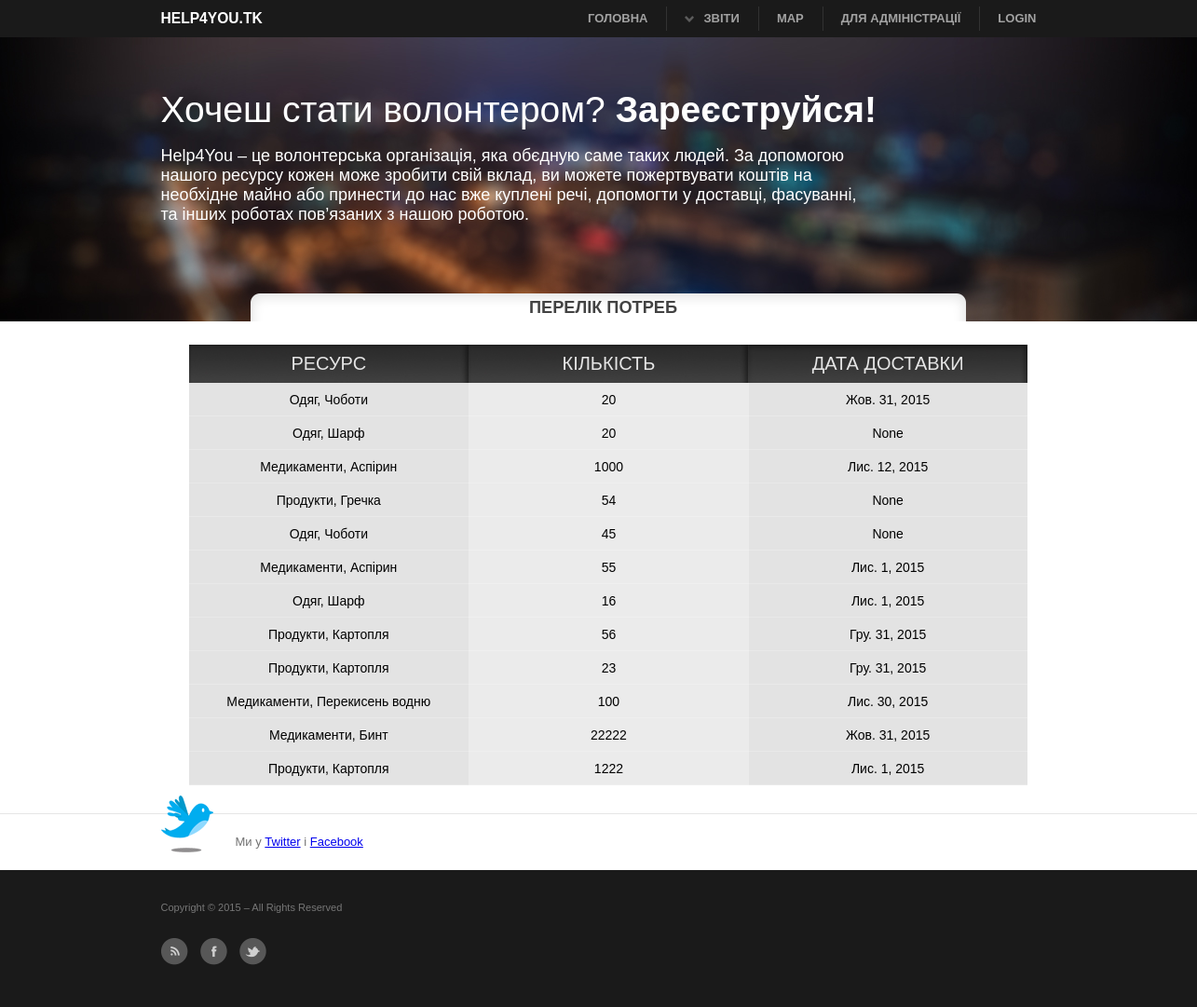
/need/, run on an earlier commit of the app's database.
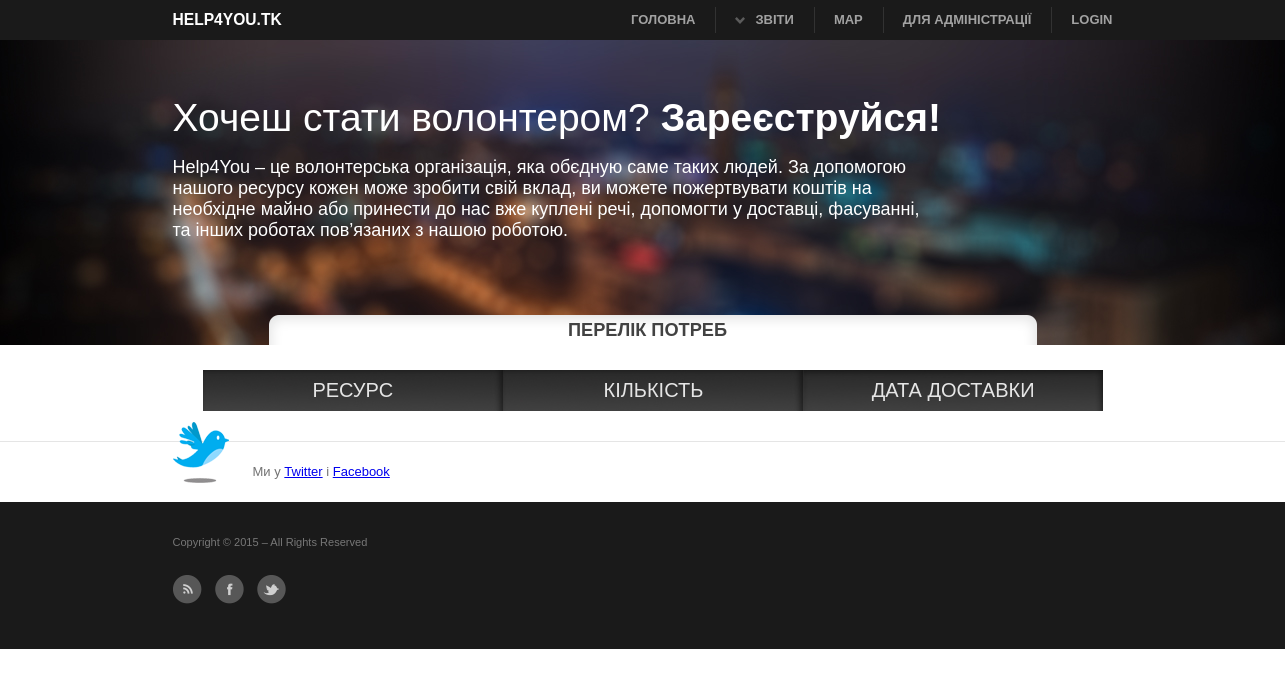
And on a later commit of the database.
### main/models.py (models this page shows, shortened)
class Need(models.Model):
    resource = models.ForeignKey('Resource',verbose_name=u'Потрібний ресурс')
    order = models.ForeignKey('Order', verbose_name=u'Замовлення', null=True)
    amount = models.IntegerField(verbose_name=u'Кількість ресурсу')
    finished = models.BooleanField(default=False, null=False)
    priority = models.IntegerField(verbose_name=u'Пріорітет', null=True)
    date_recomended = models.DateField(verbose_name=u'Дата рекомендованої доставки', null=True)
    class Meta:
        verbose_name_plural = u'Потреба'

class Resource(models.Model):
    category_resource = models.ForeignKey('CategoryResource',verbose_name=u'Категорія ресурса')
    name = models.CharField(max_length=30,verbose_name=u'Назва ресурсу')
    unit_of_mesure = models.CharField(max_length=30,verbose_name=u'Одиниця вимірювання')
    weight_one_unit = models.FloatField(verbose_name=u'Маса однієї одиниці', null=True)
    volume_of_one_unit = models.FloatField(verbose_name=u'Об"єм однієї одиниці')
    price_one_unit = models.FloatField(verbose_name=u'Ціна однієї одиниці')
    class Meta:
        verbose_name_plural = u'Ресурси'
    def __unicode__(self):
        return u"%s, %s" % (self.category_resource.category, self.name)

class CategoryResource(models.Model):
    category = models.CharField(max_length=50, verbose_name=u'Категорія')
    class Meta:
        verbose_name_plural = u'Категорії ресурсів'

### main/views.py (the view)
# urls.py: url(r'^need/$',NeedListView.as_view(), name='list_need'),
class NeedListView(ListView):
    template_name = 'list_need.html'
    model = Need
    context_object_name = 'Needs'

### main/templates/list_need.html
{% extends 'base.html' %}
{% block title %}
     <h3 class="title_list">Перелік потреб</h3>
{% endblock %}
{% block content %}
 <div id="list_table">
  <table border="0">
    <tr>
        <td class="top_left">РЕСУРС</td>
        <td class="top_cen" >КІЛЬКІСТЬ</td>
        <td class="top_right" >ДАТА ДОСТАВКИ</td>
    </tr>
    {% for need in Needs %}
        <tr class="list_tr">
        <td class="cell"> {{ need.resource }}</td>
        <td class="cell_c">{{ need.amount }}</td>
        <td class="cell">{{ need.date_recomended }}</td>
    </tr>
    {% endfor %}
  </table>
    </div>
{% endblock %}

### main/templates/base.html (shortened to what this page needs)
{% load staticfiles %}
<!DOCTYPE html>
<html >
<head>
<link rel="stylesheet" type="text/css" href="{% static 'main.css' %}"/>
<link rel="stylesheet" type="text/css" href="{% static 'examples.css' %}" >
<link rel="stylesheet" type="text/css" href="{% static 'print.css' %}" media="print"/>
  </head>
<body>
<div  id="site">
<header class="clearFix">
  <div class="wrap"> <a id="logo" href="/">Help4You.tk</a>
    <nav>
      <div id="nav"> <strong>Navigation</strong>
        <ul>
          <li class="active"> <a href="/">ГОЛОВНА</a> </li>
          <li class="parent"> <a href="#">ЗВІТИ</a>
          </li>
          <li> <a href="#">MAP</a> </li>
          <li> <a href="/admin">ДЛЯ АДМІНІСТРАції</a> </li>
            {% if user.is_authenticated %}
                <li><p  class="infoaboutuser">Hello, {{ user.get_full_name }}</p> <a href="{% url 'logout' %}?next=/">logout</a> </li>
            {% else %}
                <li><a href="{% url 'login' %}">login</a> </li>
            {% endif %}
        </ul>
      </div>
    </nav>
  </div>
</header>
<div id="intro">
  <div class="inner">
    <div align="center" id="test1">Если изображения не видно, обновите страницу</div >
    <div class="wrap clearFix">
     <h1>Хочеш стати волонтером? <strong>Зареєструйся!</strong></h1>
      <p class="top_text">Help4You – це волонтерська організація, яка обєдную саме таких людей. За допомогою нашого ресурсу кожен може зробити свій вклад, ви можете пожертвувати коштів на необхідне майно або принести до нас вже куплені речі, допомогти у доставці, фасуванні, та інших роботах пов’язаних з нашою роботою.</p>
  </div>
  </div>
</div>
<div id="content">
<div class="bl_title">{% block title %}{% endblock %}</div>
  <div class="bl_content">{% block content %}{% endblock %}</div>
  <div class="bl_bottom">{% block bottom %}{% endblock %}</div>
</div>
<div id="twitter">
  <div class="wrap clearFix"> <span class="icon"></span>
    <p>Ми у <a href="https://twitter.com/help4you_ua" target="_blank">Twitter</a> і <a href="https://www.facebook.com/tyrnir.informatikov" target="_blank">Facebook</a></p>
  </div>
</div>
<footer class="clearFix">
  <div class="wrap clearFix">
    <p class="floatRight"> Copyright &copy; 2015 <a href="#"></a> &ndash; All Rights Reserved</p>
    <p class="socialIcons"> <a href="#" class="rss">RSS</a> <a href="https://www.facebook.com/tyrnir.informatikov" target="_blank" class="facebook">Facebook</a> <a href="https://twitter.com/help4you_ua" target="_blank" class="twitter">Twitter</a> </p>
  </div>
</footer>
</div>
</body>
</html>

### main/static/print.css (style rules this page uses)
* { background:none !important; }
body { color:#000; font:normal 12px Arial,sans-serif; padding-top:0; }
p { font-size:1.0em; line-height:1.8em; margin-bottom:15px; }
a, #content a { color:#000; outline:0; text-decoration:none; border:none; }
h1, h2, h3, h4, h5 { margin:0 0 10px 0; color:#000; }
h1 { font-size:3.0em; margin-bottom:5px; font-weight:normal; }
h3 { font-size:1.2em; margin-bottom:20px; }
header a#logo { display:block; width:100%; font-size:2.2em; font-weight:bold; color:#000; text-transform:uppercase; text-align:center; text-decoration:none; }
#intro { margin-bottom:0; }
.wrap { width:100%; padding:0; }
a.more, #intro .button, header #nav, .socialIcons, #twitter, form, .buttonCentered, .noPrint { display:none; }

What changed in the data, as far as the page shows it:
removed Need: resource "Одяг, Чоботи", amount "20", date_recomended "Жов. 31, 2015"
removed Need: resource "Одяг, Шарф", amount "20", date_recomended "None"
removed Need: resource "Медикаменти, Аспірин", amount "1000", date_recomended "Лис. 12, 2015"
removed Need: resource "Продукти, Гречка", amount "54", date_recomended "None"
removed Need: resource "Одяг, Чоботи", amount "45", date_recomended "None"
removed Need: resource "Медикаменти, Аспірин", amount "55", date_recomended "Лис. 1, 2015"
removed Need: resource "Одяг, Шарф", amount "16", date_recomended "Лис. 1, 2015"
removed Need: resource "Продукти, Картопля", amount "56", date_recomended "Гру. 31, 2015"
removed Need: resource "Продукти, Картопля", amount "23", date_recomended "Гру. 31, 2015"
removed Need: resource "Медикаменти, Перекисень водню", amount "100", date_recomended "Лис. 30, 2015"
removed Need: resource "Медикаменти, Бинт", amount "22222", date_recomended "Жов. 31, 2015"
removed Need: resource "Продукти, Картопля", amount "1222", date_recomended "Лис. 1, 2015"
